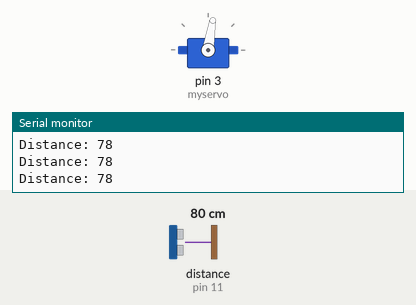
Simulated run of this sketch. Board: Arduino Uno, built with avr-gcc and run on an emulated ATmega328P. On the bench: servo, the last lines printed to the serial monitor. Wiring (inferred from the names in the program): ultrasonic range finder: trigger pin 9; echo pin 11. Inputs (shaded band) come from the test bench; at power-on: distance to the obstacle (sensor on pin 11) 80 cm. The echo pulse lasts 58.3 µs per cm.

Above: at 1.2 s.
1.3 s: distance to the obstacle (sensor on pin 11) set to 4 cm
At 2.0 s:
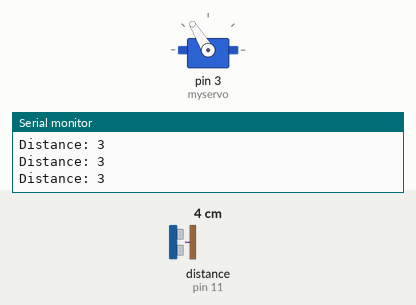
4.3 s: distance to the obstacle (sensor on pin 11) set to 18 cm
At 4.8 s:
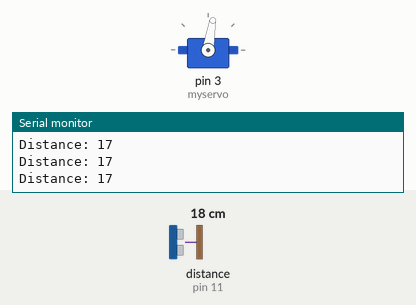
7.3 s: distance to the obstacle (sensor on pin 11) set to 2 cm
At 16.26 s:
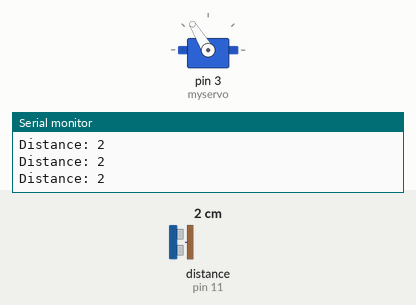
Timing chart, 0 to 16.3 s (numbered marks = the images above; inputs shaded):
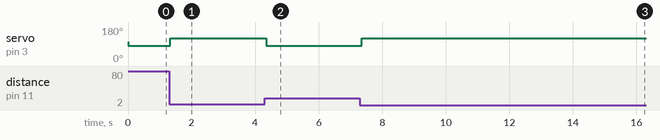

The sketch:

prototype_bot.ino
```cpp
#include <Servo.h>

Servo myservo;

const int trigPin = 9;     // Initialise Ultrasound Sensor
const int echoPin = 11;
long duration = 0;
int distance = 0;

void setup()
{
  myservo.attach(3);        // Attach Servo to PWM pin

  pinMode(trigPin, OUTPUT); // Sets the trigPin as an Output
  pinMode(echoPin, INPUT); // Sets the echoPin as an Input
  Serial.begin(9600); // Starts the serial communication
}

void loop()
{

  myservo.write(101);


  digitalWrite(trigPin, LOW);           // Configure Ultrasound Distance measurement.
  delayMicroseconds(2);
  digitalWrite(trigPin, HIGH);
  delayMicroseconds(10);
  digitalWrite(trigPin, LOW);

  duration = pulseIn(echoPin, HIGH);
  distance= duration*0.034/2;

  Serial.print("Distance: ");
  Serial.println(distance);


 if(distance<10)
         {
           myservo.write(121);
           delay(50);
         }

 if(distance>10)
         {
           myservo.write(81);
           delay(50);
          }
  if(distance == 10)
    {
      myservo.write(101);
    }
}
```

Measured:
- after the input at 1.3 s, servo on pin 3 (myservo): 81° → 121° at once
- after the input at 4.3 s, servo on pin 3 (myservo): 121° → 81° at once
- after the input at 7.3 s, servo on pin 3 (myservo): 81° → 121° after 0.05 s
